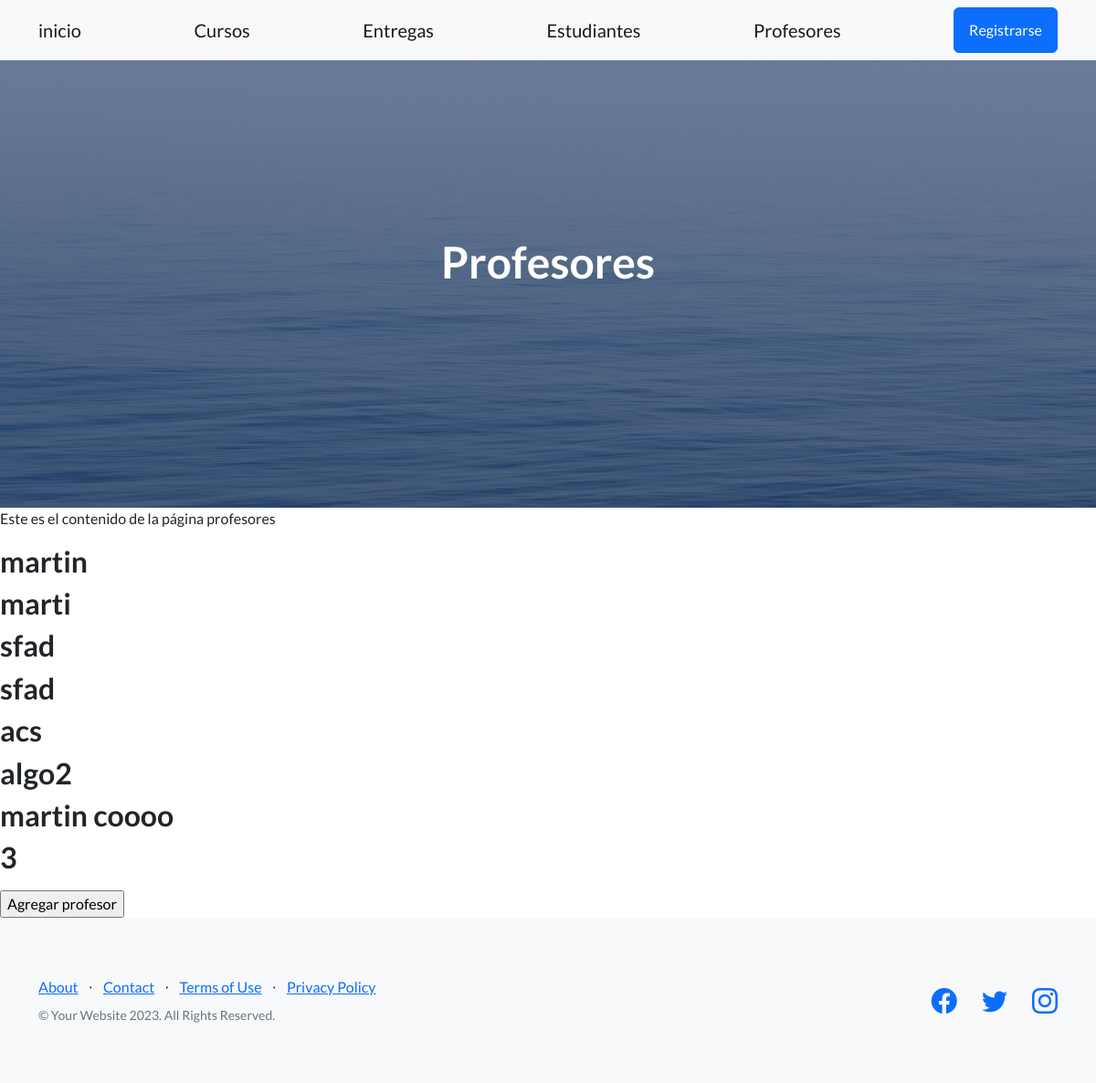
Screenshot of /AC/ver_profesores/ with the database file from the repository.
### mi_app/models.py (models this page shows, shortened)
class Profesor(models.Model):
    nombre = models.CharField(max_length=50)
    apellido = models.CharField(max_length=50)
    edad = models.IntegerField()
    email = models.EmailField()

### mi_app/views.py (the view)
# urls.py: path("ver_profesores/", ver_profesores, name = "ver profesores"),
def ver_profesores(request):
    profesores = Profesor.objects.all()
    return render(request, "ver_profesores.html", {'profesores': profesores})

### mi_app/templates/ver_profesores.html
{% extends "padre.html" %}
{% block titulo %}
    Profesores
{% endblock %}
{% block parrafo %}
    <p>Este es el contenido de la página profesores</p>
    {% for profesor in profesores %}
        <div>
            <h2>{{ profesor.nombre }}</h2>
        </div>
    {% empty %}
        <p>No hay profesores disponibles.</p>
    {% endfor %}
    <p></p><input type="button" value="Agregar profesor" onclick="location.href='{% url 'crear profesores' %}'">
{% endblock %}
{% block barra %}
    <div class="container">
        <a class="navbar-brand" href="{% url 'home' %}">inicio</a>
        <a class="navbar-brand" href="{% url 'ver cursos' %}">Cursos</a>
        <a class="navbar-brand" href="{% url 'ver entregables' %}">Entregas</a>
        <a class="navbar-brand" href="{% url 'ver estudiantes' %}">Estudiantes</a>
        <a class="navbar-brand" href="{% url 'ver profesores' %}">Profesores</a>
        <a class="btn btn-primary" href="#signup">Registrarse</a>
    </div>
{% endblock%}

### rows the page displays
Profesor: nombre "martin"
Profesor: nombre "marti"
Profesor: nombre "sfad"
Profesor: nombre "sfad"
Profesor: nombre "acs"
Profesor: nombre "algo2"
Profesor: nombre "martin coooo"
Profesor: nombre "3"
